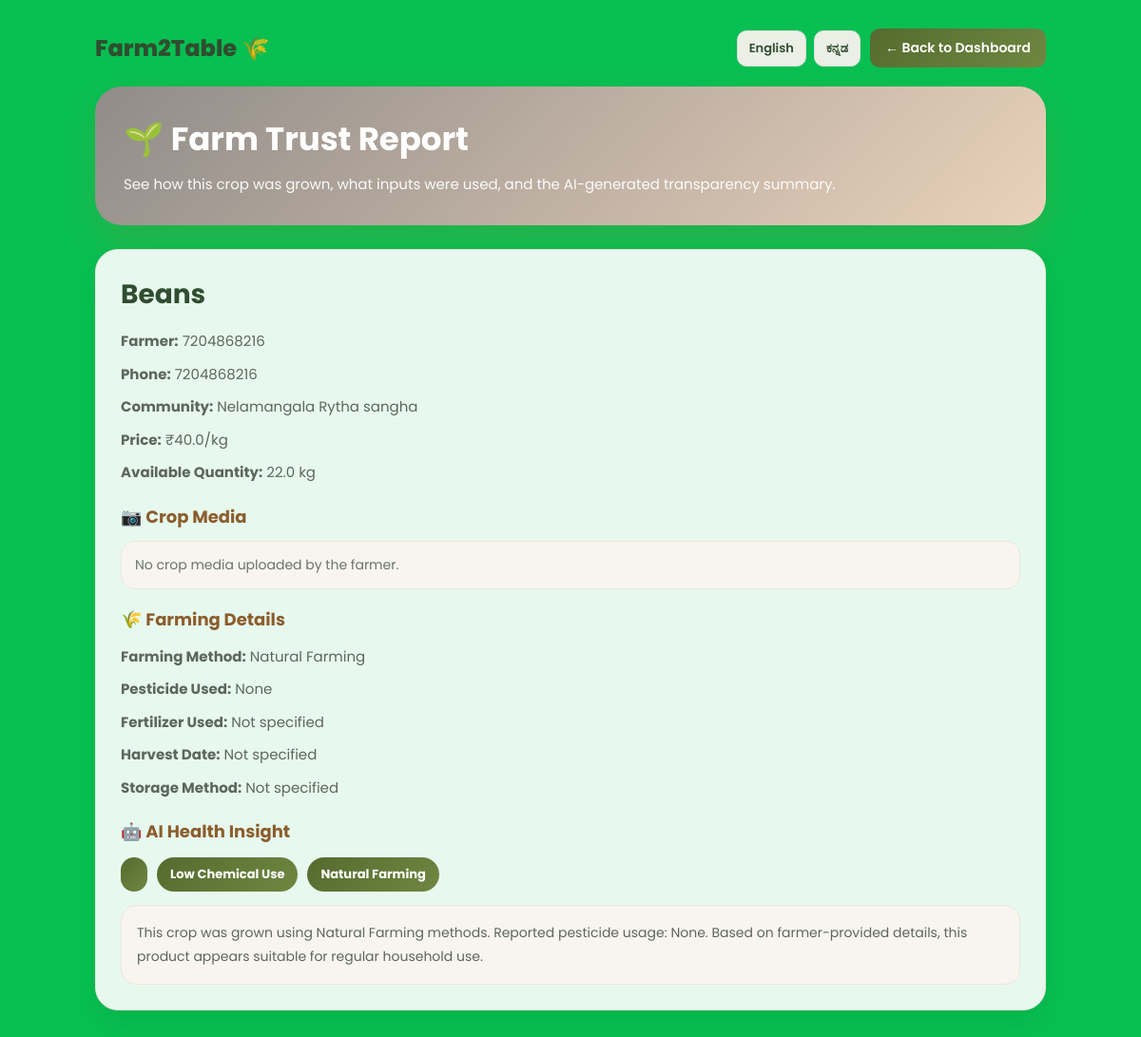
Page /crop_report/4 (signed in) on the committed database.
### tables this page shows
CREATE TABLE products (
    id INTEGER PRIMARY KEY AUTOINCREMENT,
    farmer_id INTEGER NOT NULL,
    name TEXT NOT NULL,
    description TEXT,
    price REAL NOT NULL,
    quantity REAL NOT NULL,
    unit TEXT NOT NULL,
    farming_method TEXT,
    pesticide_used TEXT,
    product_image TEXT,
    product_video TEXT,
    created_at TIMESTAMP DEFAULT CURRENT_TIMESTAMP,
    FOREIGN KEY(farmer_id) REFERENCES farmers(id)
);

CREATE TABLE farmers (
            id INTEGER PRIMARY KEY AUTOINCREMENT,
            name TEXT,
            phone TEXT,
            password TEXT,
            community_id INTEGER,
            latitude REAL,
            longitude REAL
        );

CREATE TABLE communities (
            id INTEGER PRIMARY KEY AUTOINCREMENT,
            name TEXT,
            latitude REAL,
            longitude REAL
        );

### app.py (the view)
@app.route('/crop_report/<int:product_id>')
def crop_report(product_id):
    if 'buyer_id' not in session:
        return redirect('/buyer_login')
    conn = sqlite3.connect("database.db")
    conn.row_factory = sqlite3.Row
    cursor = conn.cursor()
    cursor.execute("""
        SELECT
            products.id,
            products.name,
            products.description,
            products.price,
            products.quantity,
            products.unit,
            products.farming_method,
            products.pesticide_used,
            products.product_image,
            products.product_video,
            farmers.name AS farmer_name,
            farmers.phone AS farmer_phone,
            communities.name AS community_name
        FROM products
        JOIN farmers ON products.farmer_id = farmers.id
        LEFT JOIN communities ON farmers.community_id = communities.id
        WHERE products.id = ?
    """, (product_id,))
    product = cursor.fetchone()
    conn.close()
    if not product:
        return translations[get_lang()]["msg_product_not_found"], 404
    report = generate_health_report(product)
    return render_template(
        "crop_report.html",
        product=product,
        report=report,
        t=translations[get_lang()],
        lang=get_lang()
    )

### app.py (called while the page is built)
def get_lang():
    return session.get("lang", "en")

@app.context_processor
def inject_translator():
    lang = get_lang()
    return {
        "t": translations.get(lang, translations["en"]),
        "lang": lang
    }

@app.teardown_appcontext
def close_connection(exception):
    db = getattr(g, "_db", None)
    if db is not None:
        db.close()

### templates/crop_report.html (shortened to what this page needs)
<!DOCTYPE html>
<html lang="{{ lang }}">
<head>
</head>
<body>
<div class="page">
  <div class="topbar">
    <div class="logo">{{ t.logo }}</div>
    <div class="top-actions">
      <div class="lang-switch">
        <a href="/set_language/en">English</a>
        <a href="/set_language/kn">ಕನ್ನಡ</a>
      </div>
      <a href="/buyer_dashboard" class="back-btn">← {{ t.back_to_dashboard }}</a>
    </div>
  </div>
  <section class="hero">
    <h1>🌱 {{ t.farm_trust_report }}</h1>
    <p>{{ t.farm_trust_desc }}</p>
  </section>
  <div class="card">
    <h2>{{ product['name'] }}</h2>
    <div class="info"><strong>{{ t.farmer }}:</strong> {{ product['farmer_name'] }}</div>
    <div class="info"><strong>{{ t.phone }}:</strong> {{ product['farmer_phone'] }}</div>
    <div class="info"><strong>{{ t.community }}:</strong> {{ product['community_name'] or t.not_assigned }}</div>
    <div class="info"><strong>{{ t.price }}:</strong> ₹{{ product['price'] }}/kg</div>
    <div class="info"><strong>{{ t.available_quantity }}:</strong> {{ product['quantity'] }} kg</div>
    <div class="section-title">📷 Crop Media</div>
    {% if not product['product_image'] and not product['product_video'] %}
      <div class="empty-media">
        No crop media uploaded by the farmer.
      </div>
    {% endif %}
    <div class="section-title">🌾 {{ t.farming_details }}</div>
    <div class="info"><strong>{{ t.farming_method }}:</strong> {{ product['farming_method'] or t.not_specified }}</div>
    <div class="info"><strong>{{ t.pesticide_used }}:</strong> {{ product['pesticide_used'] or t.not_specified }}</div>
    <div class="info"><strong>{{ t.fertilizer_used }}:</strong> {{ product['fertilizer_used'] or t.not_specified }}</div>
    <div class="info"><strong>{{ t.harvest_date }}:</strong> {{ product['harvest_date'] or t.not_specified }}</div>
    <div class="info"><strong>{{ t.storage_method }}:</strong> {{ product['storage_method'] or t.not_specified }}</div>
    <div class="section-title">🤖 {{ t.ai_health_insight }}</div>
    <div class="badge-row">
      <div class="badge">{{ report['freshness'] }}</div>
      <div class="badge">{{ report['safety'] }}</div>
      <div class="badge">{{ report['badge'] }}</div>
    </div>
    <div class="summary">
      {{ report['summary'] }}
    </div>
  </div>
</div>
</body>
</html>

### templates/crop_report.html (style rules this page uses)
* { margin:0;padding:0;box-sizing:border-box; }
body { font-family:'Poppins',sans-serif; background:#08bf51; color:#1f2a1f; min-height:100vh; padding:30px 20px; }
.page { width:min(1000px,92%); margin:auto; }
.topbar { display:flex; justify-content:space-between; align-items:center; margin-bottom:20px; gap:12px; flex-wrap:wrap; }
.logo { font-size:24px; font-weight:800; color:#304d30; }
.top-actions { display:flex; gap:10px; flex-wrap:wrap; align-items:center; }
.lang-switch { display:flex; gap:8px; }
.lang-switch a { text-decoration:none; padding:8px 12px; border-radius:10px; background:#ecefe6; color:#304d30; font-size:13px; font-weight:600; border:1px solid #ddd; }
.back-btn { text-decoration:none; background:linear-gradient(135deg,#556b2f,#6f8741); color:white; padding:10px 16px; border-radius:10px; font-size:14px; font-weight:600; }
.hero { background:linear-gradient(135deg,#908c89,#ead2bb); color:white; border-radius:28px; padding:30px; box-shadow:0 18px 40px rgba(184,116,50,0.18); margin-bottom:25px; }
.hero h1 { font-size:34px; margin-bottom:8px; }
.hero p { font-size:15px; line-height:1.8; color:rgba(255,255,255,0.95); }
.card { background:rgba(255,255,255,0.9); border:1px solid #ece6db; border-radius:24px; padding:26px; box-shadow:0 14px 28px rgba(0,0,0,0.06); margin-bottom:20px; }
.card h2 { font-size:28px; color:#304d30; margin-bottom:14px; }
.section-title { font-size:18px; color:#8c5d2d; margin:18px 0 12px; font-weight:700; }
.info { font-size:15px; color:#5d675c; line-height:1.9; margin-bottom:6px; }
.empty-media { margin-top:10px; padding:14px; border-radius:14px; background:#f8f5ef; border:1px solid #ece6db; color:#6a7468; font-size:14px; }
.badge-row { display:flex; gap:10px; flex-wrap:wrap; margin:14px 0 10px; }
.badge { padding:8px 14px; border-radius:999px; font-size:13px; font-weight:700; color:white; background:linear-gradient(135deg,#556b2f,#6f8741); }
.summary { margin-top:14px; padding:16px; background:#f8f5ef; border:1px solid #ece6db; border-radius:16px; color:#5d675c; line-height:1.8; font-size:14px; }

### rows in the picture
products: name "Beans", price "40.0", quantity "22.0", farming_method "Natural Farming", pesticide_used "None", badge "Natural Farming"
farmers: farmer_name "7204868216", farmer_phone "7204868216"
communities: name "Nelamangala Rytha sangha"

### other values in the picture
{{ t.logo }} "Farm2Table 🌾"
{{ t.back_to_dashboard }} "Back to Dashboard"
{{ t.farm_trust_report }} "Farm Trust Report"
{{ t.farm_trust_desc }} "See how this crop was grown, what inputs were used, and the AI-generated transparency summary."
{{ t.farmer }} "Farmer"
{{ t.phone }} "Phone"
{{ t.community }} "Community"
{{ t.price }} "Price"
{{ t.available_quantity }} "Available Quantity"
{{ t.farming_details }} "Farming Details"
{{ t.farming_method }} "Farming Method"
{{ t.pesticide_used }} "Pesticide Used"
{{ t.fertilizer_used }} "Fertilizer Used"
{{ product['fertilizer_used'] or t.not_specified }} "Not specified"
{{ t.harvest_date }} "Harvest Date"
